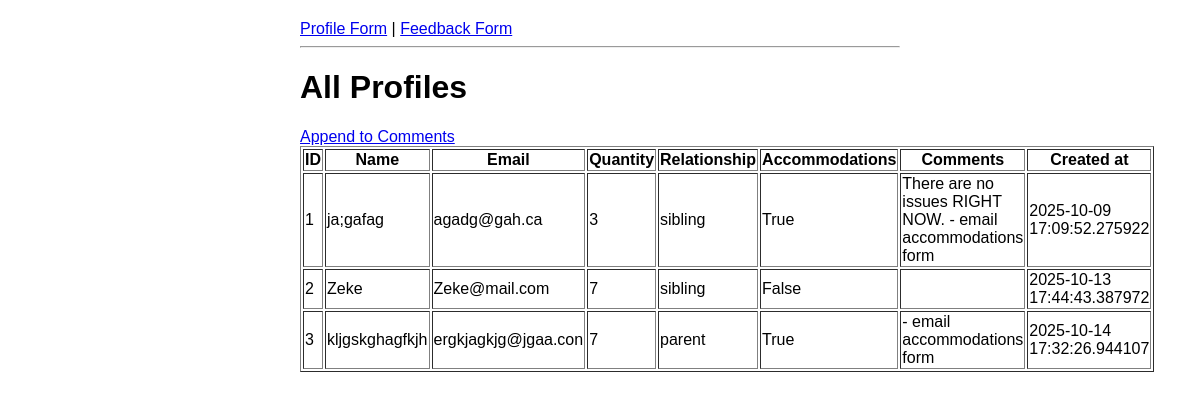
Page /admin/profiles on the committed database.
### app.py (models this page shows)
class Profile(db.Model):
    id = db.Column(db.Integer, primary_key=True)
    name = db.Column(db.String(100), nullable=False)
    email = db.Column(db.String(100), nullable=False)
    quan = db.Column(db.Integer, nullable = False)
    comments = db.Column(db.Text)
    rel = db.Column(db.String(50), nullable=False)
    accommodations = db.Column(db.Boolean, default=False)
    created_at = db.Column(db.DateTime, default=datetime.now(timezone.utc))

### app.py (the view)
@app.route('/admin/profiles')
def admin_profiles():
    profiles = Profile.query.all()
    return render_template('admin_profiles.html', profiles = profiles)

### templates/Admin_profiles.html (shortened to what this page needs)
{% extends 'base.html' %}
{% block content %}
<h1>All Profiles</h1>
<a href = "{{ url_for('admin_profiles_appendComments') }}"> Append to Comments </a>
<table class="table table-striped" border = "1">
    <tr>
        <th>ID</th>
        <th>Name</th>
        <th>Email</th>
        <th>Quantity</th>
        <th>Relationship</th>
        <th>Accommodations</th>
        <th>Comments</th>
        <th>Created at</th>
    </tr>
    {% for profile in profiles %}
    <tr>
        <td>{{ profile.id }}</td>
        <td> {{profile.name}} </td>
        <td> {{profile.email}} </td>
        <td>{{profile.quan}}</td>
        <td> {{profile.rel}} </td>
        <td>{{profile.accommodations}}</td>
        <td>{{profile.comments}}</td>
        <td>{{profile.created_at}}</td>
    </tr>
    {% endfor %}
</table>
{% endblock %}

### templates/base.html (shortened to what this page needs)
<!DOCTYPE html>
<html lang="en">
<head>
    <link rel="stylesheet" href="{{url_for('static', filename = 'style.css')}}">
</head>
<body>
    <nav>
        <a href="{{ url_for('profile') }}">Profile Form</a> |
        <a href="{{ url_for('feedback') }}">Feedback Form</a>
    </nav>
    <hr>
    {% block content %} {% endblock %}
</body>
</html>

### static/style.css (style rules this page uses)
body { font-family: Arial, sans-serif; max-width: 600px; margin: 0 auto; padding: 20px; }

### rows in the picture
Profile: id "1", name "ja;gafag", email "agadg@gah.ca", quan "3", rel "sibling", accommodations "True", comments "There are no issues RIGHT NOW. - email accommodations form", created_at "2025-10-09 17:09:52.275922"
Profile: id "2", name "Zeke", email "Zeke@mail.com", quan "7", rel "sibling", accommodations "False", created_at "2025-10-13 17:44:43.387972"
Profile: id "3", name "kljgskghagfkjh", email "ergkjagkjg@jgaa.con", quan "7", rel "parent", accommodations "True", comments "- email accommodations form", created_at "2025-10-14 17:32:26.944107"
